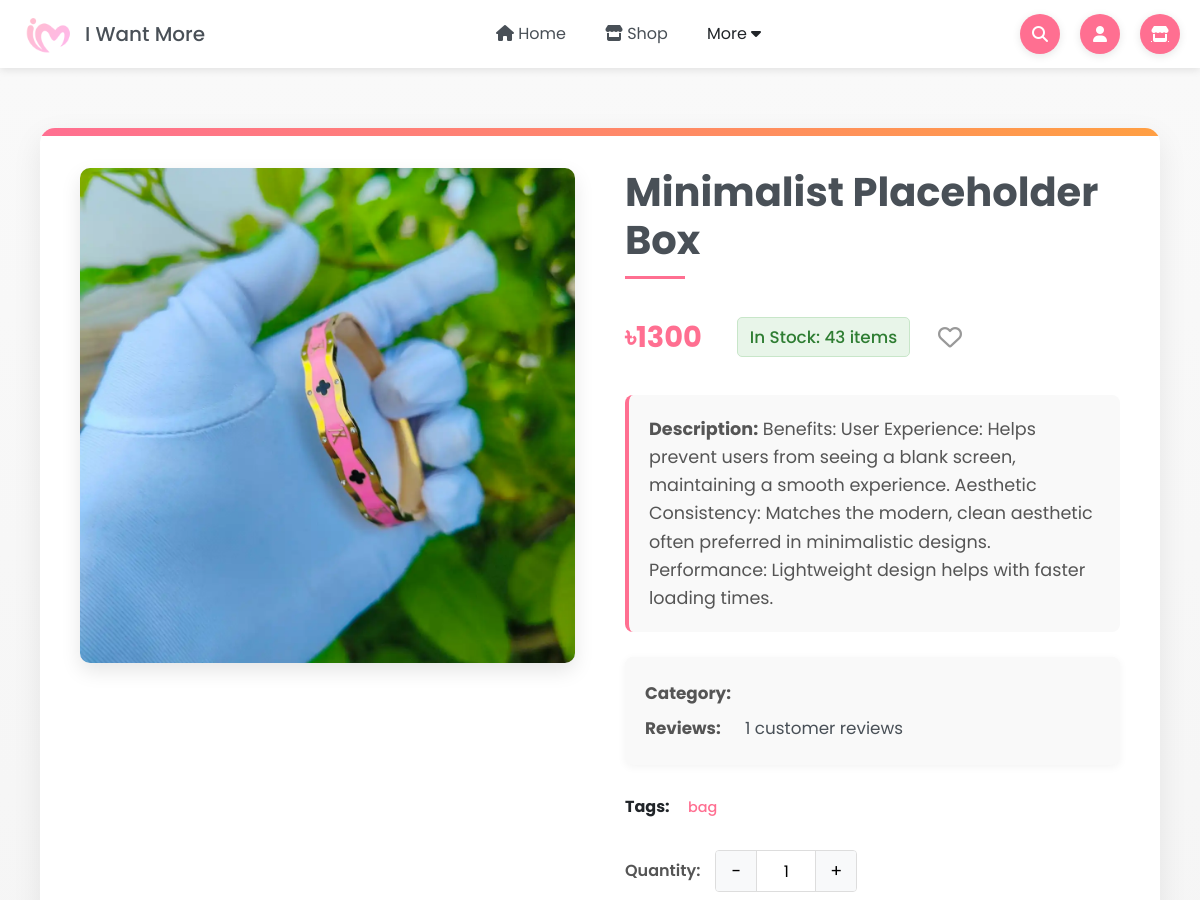
The page /product/minimalist-placeholder-box/ (upper part) on the database as committed earlier.
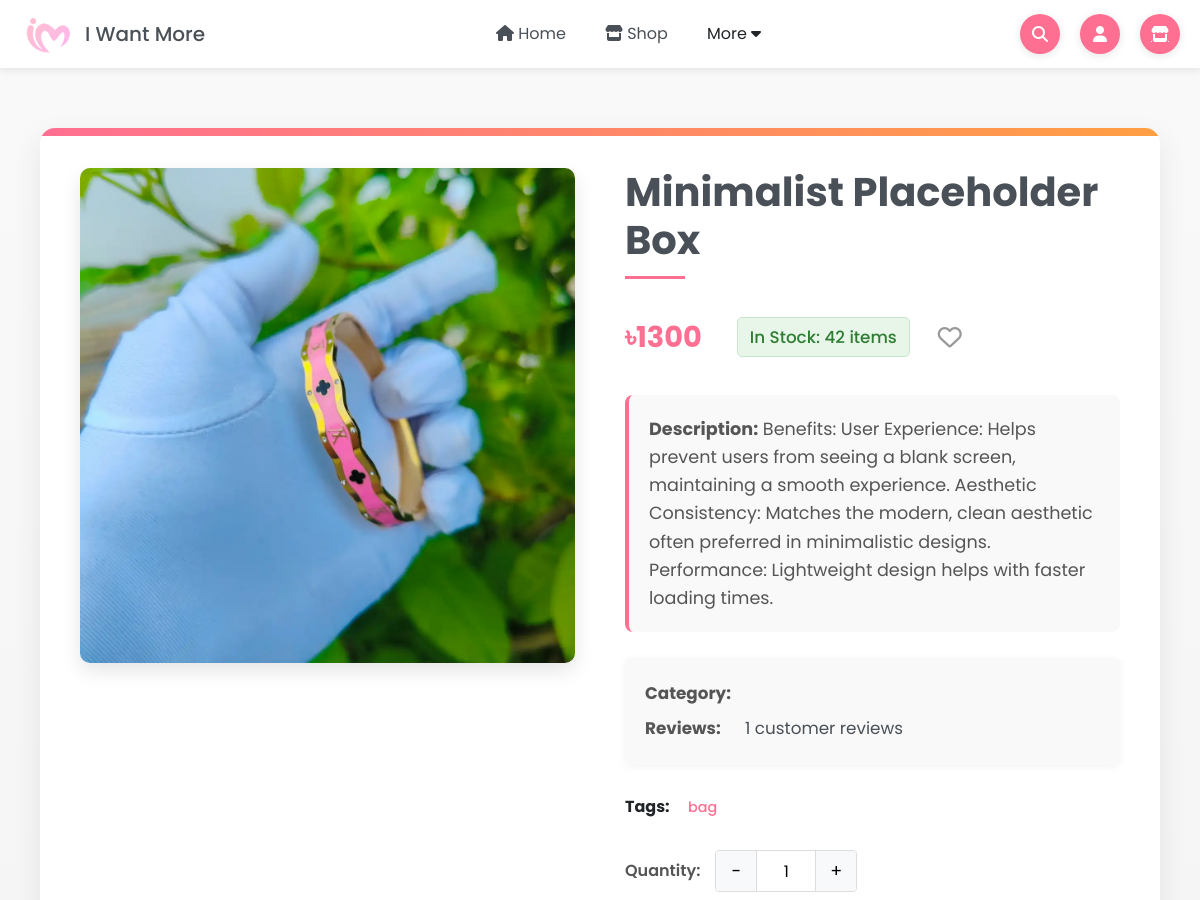
The same page on the database as committed later.
### iwm/models.py (models this page shows, shortened)
class Product(models.Model):
    name = models.CharField(max_length=255)
    slug = models.SlugField(unique=True, blank=True)
    description = models.TextField()
    price = models.PositiveIntegerField()
    discount_price = models.PositiveIntegerField(null=True, blank=True)
    image = models.ImageField(upload_to='product_images/')
    stock = models.PositiveIntegerField(default=0)
    created_at = models.DateTimeField(auto_now_add=True)
    tags = models.ManyToManyField('Tag', related_name="products")
    category = models.ForeignKey('Category', on_delete=models.SET_NULL, null=True, editable=False, related_name='products')
    subcategory = models.ForeignKey('SubCategory', on_delete=models.SET_NULL, null=True, related_name='products')
    is_featured = models.BooleanField(default=False)
    feature_reason = models.ForeignKey('FeatureReason', on_delete=models.SET_NULL, null=True, blank=True, related_name='featured_products')
    color = models.ForeignKey(Color, on_delete=models.SET_NULL, null=True, blank=True)
    size = models.ForeignKey(Size, on_delete=models.SET_NULL, null=True, blank=True)
    brand = models.ForeignKey(Brand, on_delete=models.SET_NULL, null=True, blank=True)
    meta_title = models.CharField(max_length=255, blank=True, null=True, help_text="SEO Meta Title")
    meta_description = models.TextField(blank=True, null=True, help_text="SEO Meta Description")

class Tag(models.Model):
    name = models.CharField(max_length=50, unique=True)

### iwm/views.py (the view)
# urls.py: path('product/<slug:slug>/', views.product_detail, name='product_detail'),
def product_detail(request, slug):
    product = get_object_or_404(Product, slug=slug)
    related_by_category = Product.objects.filter(category=product.category).exclude(id=product.id)
    product_tags = product.tags.all()
    related_by_tags = Product.objects.filter(tags__in=product_tags).exclude(id=product.id).distinct()
    related_products = list(related_by_category)
    for item in related_by_tags:
        if item not in related_products:
            related_products.append(item)
    related_products = related_products[:4]
    context = {
        'product': product,
        'related_products': related_products
    }
    return render(request, 'product.html', context)

### iwm/templates/product.html (shortened to what this page needs)
{% extends 'base.html' %}
{% load static %}
{% block head %}
    <link rel="stylesheet" href="{% static 'css/product.css' %}">
{% endblock head %}
{% block content %}
<section class="product-detail">
    <div class="product-container">
        <div class="product-image">
            <img src="{{ product.image.url }}" alt="{{ product.name }}">
        </div>
        <div class="product-info">
            <h1>{{ product.name }}</h1>
            <div class="price-stock-container">
                <p class="price">৳{{ product.price }}</p>
                <p class="stock">In Stock: {{ product.stock }} items</p>
                <button class="wishlist-toggle" id="wishlistToggle" title="Add to Wishlist" data-product-id="{{ product.id }}" data-product-name="{{ product.name }}" data-product-price="{{ product.price }}" data-product-image="{{ product.image.url }}">
                    <i class="fa-heart" id="wishlistIcon"></i>
                </button>
            </div>
            <p class="description"><strong>Description:</strong> {{ product.description }}</p>
            <div class="product-meta">
                <p><strong>Category:</strong> {{ product.category.name }}</p>
                <p><strong>Reviews:</strong> {{ product.reviews.count }} customer reviews</p>
            </div>
            <div class="tags">
                <strong>Tags:</strong>
                {% for tag in product.tags.all %}
                    <a href="/search/?min_price=&max_price=&q={{ tag.name }}">{{ tag.name }}</a>
                {% empty %}
                    <span class="no-tags">No tags available</span>
                {% endfor %}
            </div>
            <div class="product-actions">
                <div class="quantity-selector">
                    <label for="quantity">Quantity:</label>
                    <div class="quantity-control">
                        <button id="quantityMinus" class="quantity-btn">-</button>
                        <input type="number" id="quantity" name="quantity" value="1" min="1" max="{{ product.stock }}">
                        <button id="quantityPlus" class="quantity-btn">+</button>
                    </div>
                </div>
            </div>
        </div>
    </div>
</section>
{% endblock %}

### templates/base.html (shortened to what this page needs)
{% load static %}
<!DOCTYPE html>
<html lang="en">
<head>
  <link rel="stylesheet" href="{% static 'css/base.css' %}">
  <link href="https://cdn.jsdelivr.net/npm/bootstrap@5.3.2/dist/css/bootstrap.min.css" rel="stylesheet">
  <link rel="stylesheet" href="https://cdnjs.cloudflare.com/ajax/libs/font-awesome/6.5.1/css/all.min.css">
  {% block head %}{% endblock head %}
</head>
<body>
  <header>
    <div id="i-h">
      <div class="title">
        <img src="{% static 'imgs/iwm.png' %}" alt="I Want More Logo">
        <h1>I Want More</h1>
      </div>
      <nav class="nav1">
        <ul>
          <li><a href="{% url 'home' %}" class="{% block ho %}{% endblock ho %}"><i class="fas fa-home"></i> Home</a>
          </li>
          <li><a href="{% url 'shop' %}" class="{% block so %}{% endblock so %}"><i class="fas fa-store"></i> Shop</a>
          </li>
          <li id="more-link">
            <a>More <i class="fa-solid fa-caret-down"></i></a>
          </li>
        </ul>
      </nav>
      <nav class="right-nav">
        <div class="search-bar-btn"><button class="search-btn"><i class="fas fa-search"></i></button></div>
        <div id="account">
          {% if user.is_authenticated %}
          <a href="{% url 'profile' %}" class="account">
            {% if user.userprofile.profile_picture %}
            <img src="{{ user.userprofile.profile_picture.url }}" alt="Profile" style="width: 90%; height: 90%; border-radius: 50%; object-fit: cover;">
            {% else %}
            <i class="fa-solid fa-user"></i>
            {% endif %}
          </a>
          {% else %}
          <a class="account" href="{% url 'login' %}">
            <i class="fa-solid fa-user"></i>
          </a>
          {% endif %}
        </div>
        <div class="order_links">
          <div>
            <a class="account" id="store">
              <i class="fa-solid fa-store"></i>
            </a>
          </div>
        </div>
      </nav>
    </div>
  </header>
  <main>
    {% block content %}{% endblock %}
  </main>
</body>
</html>

### iwm/static/css/base.css (style rules this page uses)
* { margin: 0; padding: 0; box-sizing: border-box; font-family: "Poppins", sans-serif; }
:root { --header-height: 68px; --header-bg: #ffffff; --text-color: #495057; --btn-bg: #ff6f91; --btn-bg-hover: #ff4e6a; --white: #ffffff; --dropdown-bg: #f9f9f9; --dropdown-border: #dddddd; }
body { margin: 0; padding: 0; overflow-x: hidden; scroll-behavior: smooth; }
body>header { height: var(--header-height); background-color: var(--header-bg); width: 100%; position: fixed; top: 0; z-index: 999; box-shadow: 0px 2px 8px rgba(0, 0, 0, 0.1); padding: 0 20px; display: flex; align-items: center; }
#i-h { width: 100%; height: 100%; display: flex; justify-content: space-between; align-items: center; }
main { padding-top: var(--header-height); }
.title { display: flex; align-items: center; gap: 10px; }
.title img { height: 55px; background-size: 90px; }
.title h1 { font-size: 20px; font-weight: 500; color: var(--text-color); margin: 0; }
header .nav1 ul { display: flex; list-style: none; gap: 15px; align-items: center; justify-content: center; margin: 0; }
header .nav1 ul li { position: relative; }
header .nav1 a { text-decoration: none; color: var(--text-color); padding: 8px 12px; border-radius: 4px; transition: background-color 0.3s ease; }
.right-nav { display: flex; align-items: center; gap: 20px; }
.search-btn,.account { width: 40px; height: 40px; background-color: var(--btn-bg); border: none; color: var(--white); border-radius: 50%; cursor: pointer; display: flex; justify-content: center; align-items: center; transition: 0.3s ease-in-out; box-shadow: 0px 2px 8px rgba(0, 0, 0, 0.1); }
.order_links { position: relative; }

Rows that differ between the two databases and show on the page:
changed Product "Minimalist Placeholder Box": stock "43" → "42"
